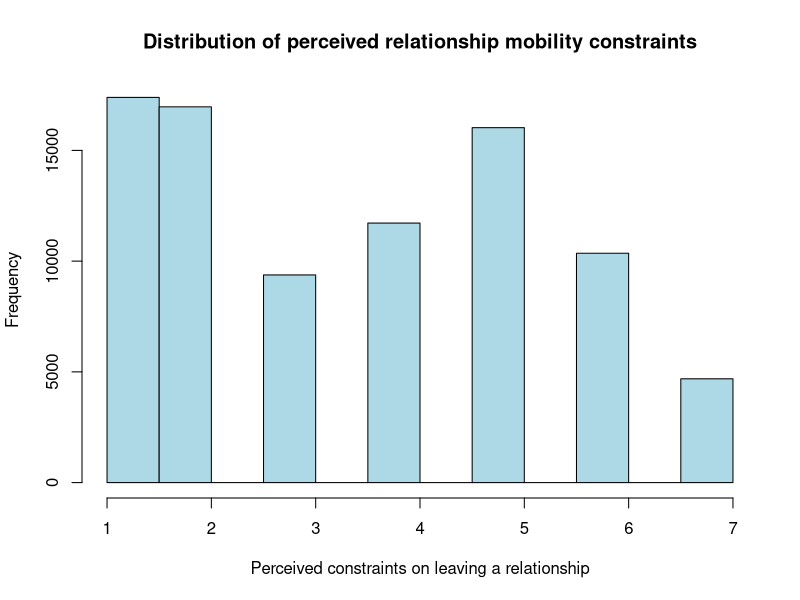
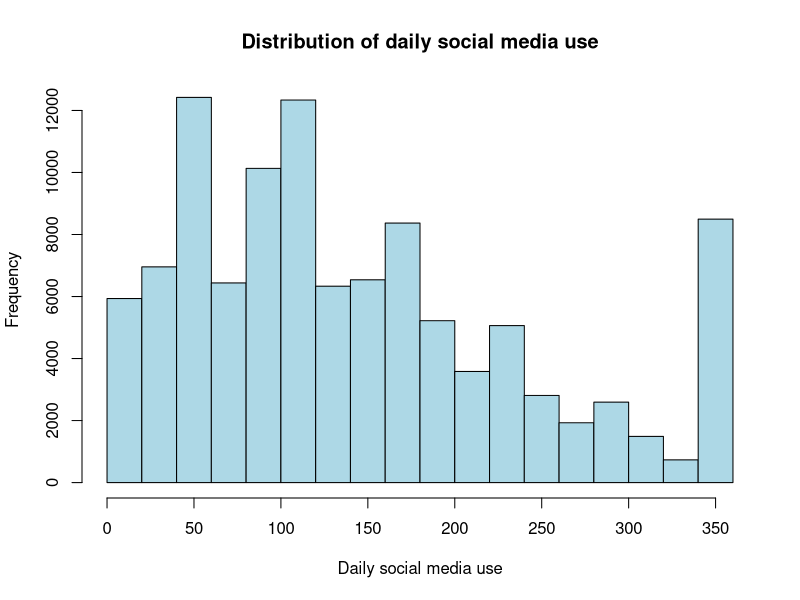
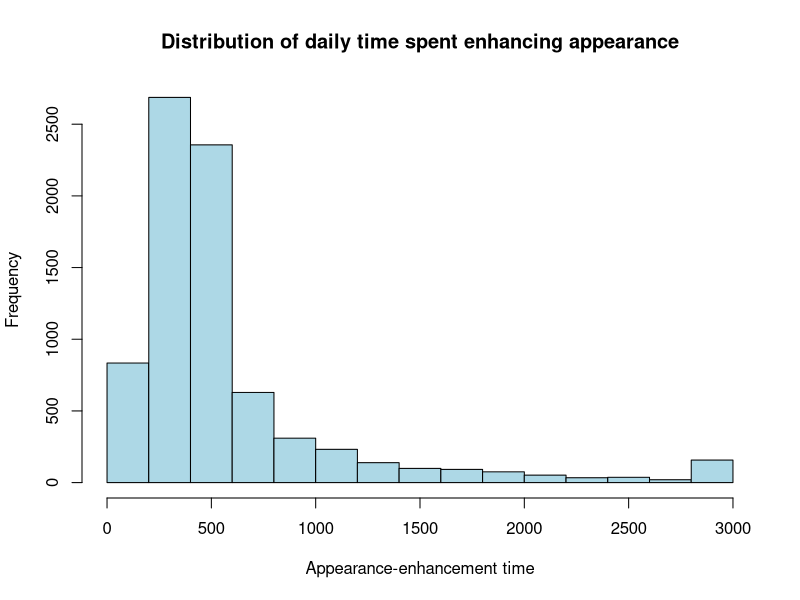

Write the R code that produced these figures, in order. (Note: this script raises an error after producing the figures.)
## ---- chunk 1
# Open the project's .Rproj file before running chunks.
# Install psych once in the Console if needed: install.packages("psych")

library(psych)

# Load the processed datasets
h1Data <- read.csv("Data/h1_processed.csv")
h2Data <- read.csv("Data/h2_processed.csv")

# Check the datasets
dim(h1Data)
dim(h2Data)

names(h1Data)
names(h2Data)

## ---- chunk 2
# A histogram groups numerical values into intervals (bins).
# Bar height shows how many observations fall in each interval.
# Start by looking at the distribution before calculating summary statistics.

# Add readable labels to the same histogram.

# H1: Distribution of perceived constraints on leaving a relationship
hist(
  h1Data$relmob,
  main = "Distribution of perceived relationship mobility constraints",
  xlab = "Perceived constraints on leaving a relationship",
  col = "lightblue"
)

# H2: Distribution of daily social media use
hist(
  h2Data$Time_social_media,
  main = "Distribution of daily social media use",
  xlab = "Daily social media use",
  col = "lightblue"
)

# H2: Distribution of daily appearance-enhancement time
hist(
  h2Data$Appearance_time,
  main = "Distribution of daily time spent enhancing appearance",
  xlab = "Appearance-enhancement time",
  col = "lightblue"
)
## ---- chunk 3
# Mean: add the scores and divide by the number of observed responses.
mean(h1Data$relmob, na.rm = TRUE)
mean(h2Data$Time_social_media, na.rm = TRUE)
mean(h2Data$Appearance_time, na.rm = TRUE)

# Median: the middle score after sorting the responses.
median(h1Data$relmob, na.rm = TRUE)
median(h2Data$Time_social_media, na.rm = TRUE)
median(h2Data$Appearance_time, na.rm = TRUE)

# Table: count how many people are in each category.
table(h1Data$Sex, useNA = "ifany")

# Range: return the minimum and maximum, rather than their difference.
range(h1Data$relmob, na.rm = TRUE)
range(h2Data$Time_social_media, na.rm = TRUE)
range(h2Data$Appearance_time, na.rm = TRUE)

# IQR: the 75th percentile minus the 25th percentile.
IQR(h1Data$relmob, na.rm = TRUE)
IQR(h2Data$Time_social_media, na.rm = TRUE)
IQR(h2Data$Appearance_time, na.rm = TRUE)
## ---- chunk 4
# scale() uses z = (original score - mean) / standard deviation by default.
# Keep the original commitment scores and store the standardized values separately.
# scale() returns a matrix; as.numeric() makes a simple numeric column.

# Standardize daily social media use
h2Data$Social_media_z <- as.numeric(
  scale(h2Data$Time_social_media)
)

# Standardize daily appearance-enhancement time
h2Data$Appearance_time_z <- as.numeric(
  scale(h2Data$Appearance_time)
)

# Check standardized means and standard deviations
mean(h2Data$Social_media_z, na.rm = TRUE)
sd(h2Data$Social_media_z, na.rm = TRUE)

mean(h2Data$Appearance_time_z, na.rm = TRUE)
sd(h2Data$Appearance_time_z, na.rm = TRUE)

# Standardized scores have mean approximately 0 and standard deviation 1.
## ---- chunk 5
# Covariance describes whether two variables tend to move together.
# Positive: higher values tend to occur together. Negative: higher values tend to accompany lower values.
# Its size depends on the units and is not restricted to -1 through 1.

# Covariance between social media use and appearance-enhancement time
cov(
  h2Data$Time_social_media,
  h2Data$Appearance_time,
  use = "complete.obs")


# Pearson correlation expresses a linear association on a -1 to 1 scale.

# Pearson correlation between the two variables
cor(
  h2Data$Time_social_media,
  h2Data$Appearance_time,
  use = "complete.obs"
)


# Select numerical variables only; do not include participant IDs or category codes.

h2CorData <- h2Data[, c(
  "Time_social_media",
  "Appearance_time"
)]


# A correlation matrix gives the correlation for each pair of columns.

cor(h2CorData, use = "complete.obs")

# The diagonal is 1 because each variable is correlated with itself.
## ---- chunk 6
# summary() reports minimum, quartiles, median, mean, maximum, and missing counts when present.

# H1: Summary of perceived constraints on leaving a relationship
summary(h1Data$relmob)

# H2: Summary of social media use and appearance-enhancement time
summary(h2CorData)


# psych::describe() reports n, mean, SD, median, minimum, maximum, range width (max minus min), skewness, kurtosis, and other summaries.
# However it does not report every statistic above: compute IQR, cov(), and cor() separately.

# H1: Descriptive statistics by gender
psych::describeBy(
  h1Data$relmob,
  group = h1Data$Sex
)

# H2: Descriptive statistics for both H2 variables
psych::describe(h2CorData)

## ---- chunk 7
compact_codebook(h1Data_complete)
compact_codebook(h2Data_complete)
